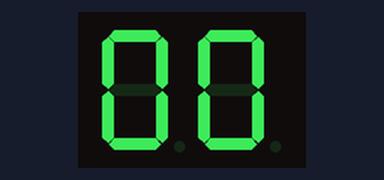
Bench run of a sketch on a simulated Arduino Mega 2560, built with avr-gcc and run on an emulated ATmega2560. Parts: 2-digit seven-segment display. Wiring (inferred from the names in the program): 2-digit 7-segment display, segments lit when HIGH: segments pin 22, pin 23, pin 24, pin 25, pin 26, pin 27, pin 28; digit selects pin 3, pin 2. The segment pins are drawn as the display they are named for.

Above: at 0.1 s.
At 5.6 s:
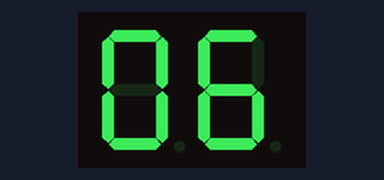
At 9.4 s:
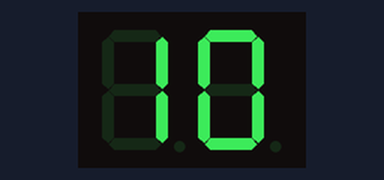
At 19.5 s:
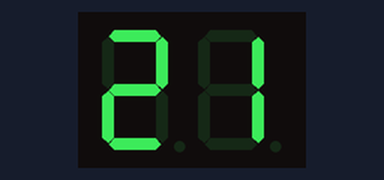
At 29.7 s:
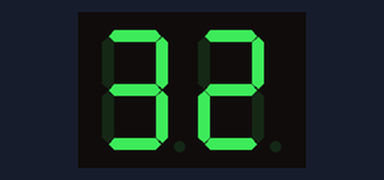
At 39.0 s:
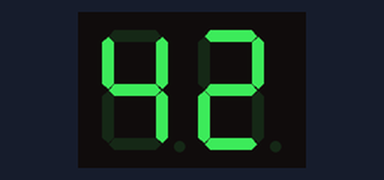

Measured:
- what the display in image 0 shows lasts 1.0 s, from 0.0 s to 1.0 s

The sketch:

Experimento02.ino
```cpp
#include "exibe_disp.h"
// vetor com os caracteres
int displayValue[10][7] = {{1,1,1,1,1,1,0},{0,1,1,0,0,0,0},{1,1,0,1,1,0,1},{1,1,1,1,0,0,1},
                          {0,1,1,0,0,1,1},{1,0,1,1,0,1,1},{1,0,1,1,1,1,1},{1,1,1,0,0,0,0},
                          {1,1,1,1,1,1,1},{1,1,1,1,0,1,1}};
int pinDisplay[7] = {22,23,24,25,26,27,28};
int unidade  = 0;
int dezena = 0;
int count = 0;
int next=0;

#define portUnidade 2
#define portDezena 3


void setup() {
  pinMode(pinDisplay[0],OUTPUT);
  pinMode(pinDisplay[1],OUTPUT);
  pinMode(pinDisplay[2],OUTPUT);
  pinMode(pinDisplay[3],OUTPUT);
  pinMode(pinDisplay[4],OUTPUT);
  pinMode(pinDisplay[5],OUTPUT);
  pinMode(pinDisplay[6],OUTPUT);
  pinMode(portUnidade,OUTPUT);
  pinMode(portDezena,OUTPUT);

}

void loop() {
  next++;
  if(next>45){
    count++;
    next=0;
  }
  if(count>99){
    count=0;
  }
  dezena=count/10;
  unidade=count%10;
  exibeNum(dezena,unidade);

}
```

exibe_disp.h
```cpp
void exibeNum(int,int);
```

exibe_disp.ino
```cpp
void exibeNum(int dezena, int unidade){
  for(int i = 0; i < 7; i++){
   digitalWrite(pinDisplay[i],displayValue[unidade][i]);
  }
  // para acionar a dezena e a unidade tem, que alternar o acionamento do catodo
  digitalWrite(portUnidade,LOW);
  digitalWrite(portDezena,HIGH);
  delay(10);

  for(int i = 0; i < 7; i++){
   digitalWrite(pinDisplay[i],displayValue[dezena][i]);
  }
  digitalWrite(portUnidade,HIGH);
  digitalWrite(portDezena,LOW);
  delay(10);
}
```
